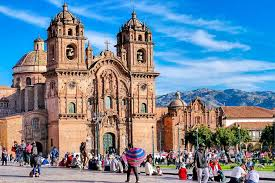
#> input picture Guia 5/practica de graficos/imagen.jpg, 275 x 183 px, found by its file name
$ python 'Conversión de Color a Escala de Grises.py'
#> lines starting #> are read from the running program, lines starting #| are printed output that depends on the picture
# -*- coding: utf-8 -*-
"""
Created on Fri Jun  7 01:28:12 2024

@author: lovito99
"""
import numpy as np
import matplotlib.pyplot as plt

from skimage import io

# Leer una imagen desde un archivo
image = io.imread(r'C:\Users\lovito99\Desktop\Guia 5\practica de graficos\imagen.jpg')
#> image is the input picture: shape (183, 275, 3); mean R, G, B 115.3, 135.8, 153.8
# Convertir una imagen a escala de grises
gray_image = np.mean(image, axis=2).astype(np.uint8)
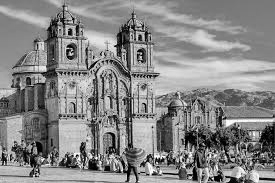
#> gray_image: shape (183, 275); min 0, max 255, mean 134.7

# Visualizar la imagen en escala de grises
plt.imshow(gray_image, cmap='gray')
plt.show()
